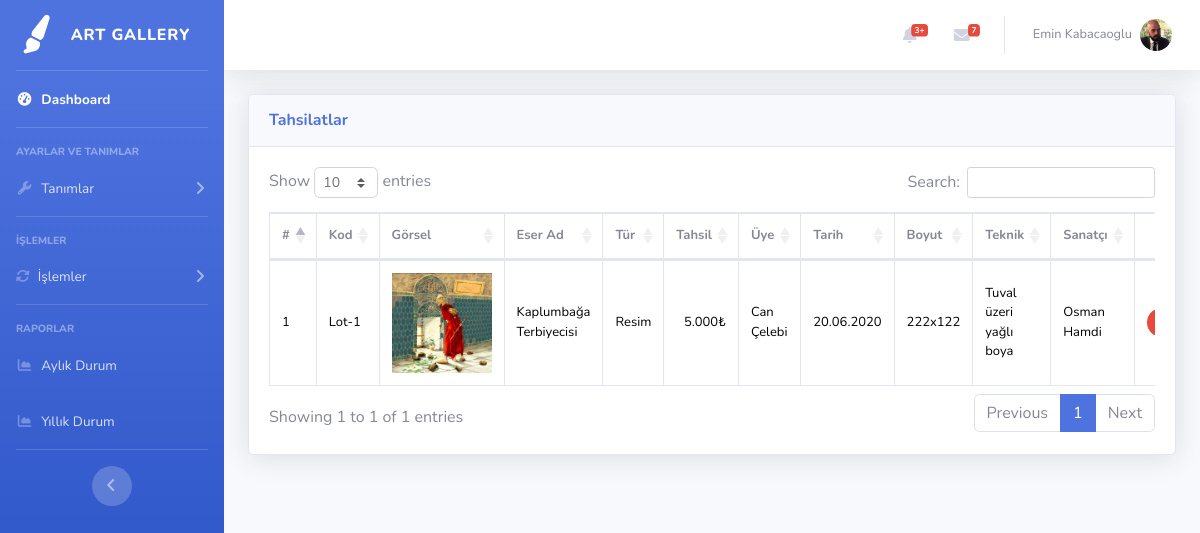
Screenshot of /artgallery/art_payment.php (signed in) with the database file from the repository.
### tables this page shows
CREATE TABLE IF NOT EXISTS `users` (
  `user_id` int NOT NULL AUTO_INCREMENT,
  `user_name` varchar(50) NOT NULL,
  `user_lastname` varchar(50) NOT NULL,
  `user_username` varchar(50) NOT NULL,
  `user_password` varchar(100) NOT NULL,
  `user_photo` varchar(100) NOT NULL,
  `user_status` enum('0','1') NOT NULL DEFAULT '1',
  `user_email` varchar(50) NOT NULL,
  `user_mobile` varchar(50) NOT NULL,
  PRIMARY KEY (`user_id`)
);

CREATE TABLE IF NOT EXISTS `arts` (
  `art_id` int NOT NULL AUTO_INCREMENT,
  `art_no` varchar(50) NOT NULL,
  `art_name` varchar(100) NOT NULL,
  `art_year` varchar(4) NOT NULL,
  `arttype_id` int NOT NULL,
  `art_status` enum('1','2','3') NOT NULL DEFAULT '1',
  `artist_id` int NOT NULL,
  `member_id` int NOT NULL,
  `art_size` varchar(50) NOT NULL,
  `art_detail` varchar(150) NOT NULL,
  `art_file` varchar(50) NOT NULL,
  `instagram_status` enum('0','1') NOT NULL DEFAULT '0',
  `twitter_status` enum('0','1') NOT NULL DEFAULT '0',
  `facebook_status` enum('0','1') NOT NULL DEFAULT '0',
  `record_date` timestamp NOT NULL DEFAULT CURRENT_TIMESTAMP,
  PRIMARY KEY (`art_id`)
);

CREATE TABLE IF NOT EXISTS `art_payment` (
  `payment_id` int NOT NULL AUTO_INCREMENT,
  `art_id` int NOT NULL,
  `member_id` int NOT NULL,
  `payment_price` int NOT NULL,
  `payment_date` datetime NOT NULL DEFAULT CURRENT_TIMESTAMP,
  PRIMARY KEY (`payment_id`)
);

CREATE TABLE IF NOT EXISTS `arttype` (
  `arttype_id` int NOT NULL AUTO_INCREMENT,
  `arttype_name` varchar(50) NOT NULL,
  PRIMARY KEY (`arttype_id`)
);

CREATE TABLE IF NOT EXISTS `members` (
  `member_id` int NOT NULL AUTO_INCREMENT,
  `member_name` varchar(100) NOT NULL,
  `member_lastname` varchar(100) NOT NULL,
  `member_email` varchar(50) NOT NULL,
  `member_mobile` varchar(50) NOT NULL,
  `member_typeID` int NOT NULL,
  `member_address` varchar(250) NOT NULL,
  `member_recorddate` timestamp NOT NULL DEFAULT CURRENT_TIMESTAMP,
  PRIMARY KEY (`member_id`)
);

CREATE TABLE IF NOT EXISTS `artists` (
  `artist_id` int NOT NULL AUTO_INCREMENT,
  `artist_name` varchar(100) NOT NULL,
  `artist_lastname` varchar(100) NOT NULL,
  `artist_email` varchar(100) NOT NULL,
  `artist_mobile` varchar(50) NOT NULL,
  `record_date` timestamp NOT NULL DEFAULT CURRENT_TIMESTAMP,
  PRIMARY KEY (`artist_id`)
);

### artgallery/admin/setconfig.php (called while the page is built, shortened)
<?php
require_once 'admin/class.crud.php';
$db = new crud();
?>

### artgallery/admin/class.crud.php (called while the page is built, shortened)
<?php
    class crud{
        private $db;
        public function __construct(){
            try {
                 $this->db=new PDO('mysql:host=localhost;dbname=artgallery;charset=utf8','root','Baskent@2005@');
            } catch (Exception $e) {
                die("Bağlantı Başarısız: ".$e->getMessage());
            }
        }
        public function qSql($sql,$options=[]) {
            try {
                $stmt=$this->db->prepare($sql);
                $stmt->execute();
                return $stmt;
            } catch (Exception $e) {
                return ['status' => FALSE, 'error' => $e->getMessage()];
            }
        }
    }
?>

### artgallery/art_payment.php (the view, shortened to what this page needs)
<?php require_once 'header.php';
?>
<div class="container-fluid" id="container-fluid">
    <div class="card shadow mb-4">
        <div class="card-header py-3">
            <h6 class="m-0 font-weight-bold text-primary">Tahsilatlar</h6>
        </div>
        <div class="card-body">
            <div class="table-responsive">
                <table class="table table-bordered" id="dataTable" width="100%" cellspacing="0">
                    <thead>
                        <tr>
                            <th>#</th>
                            <th>Kod</th>
                            <th>Görsel</th>
                            <th>Eser Ad</th>
                            <th>Tür</th>
                            <th>Tahsil</th>
                            <th>Üye</th>
                            <th>Tarih</th>
                            <th>Boyut</th>
                            <th>Teknik</th>
                            <th>Sanatçı</th>
                            <th></th>
                        </tr>
                    </thead>
                    <tbody>
                        <?php
                        $sql = $db->qSql("SELECT * FROM arts, artists,arttype,art_payment,members WHERE arts.artist_id=artists.artist_id AND arts.art_id=art_payment.art_id AND arts.arttype_id=arttype.arttype_id AND members.member_id=art_payment.member_id order by arts.art_id ASC");
                        $count = 0;
                        while ($row = $sql->fetch(PDO::FETCH_ASSOC)) {
                            $count++
                        ?>
                            <?php $date = date_create($row["payment_date"]); ?>
                            <tr>
                                <td width="1"><?php echo $count ?></td>
                                <td width="55">Lot-<?php echo $row["art_id"] ?></td>
                                <td width="55"><img src="img/arts/<?php echo $row["art_file"] ?>" alt="" border=3 height=100 width=100></img></td>
                                <td width="150"><?php echo $row["art_name"] ?></td>
                                <td width="30"><?php echo $row["arttype_name"] ?></td>
                                <td width="70" align="right"><?php echo number_format($row["payment_price"], 0, ",", ".") ?>₺</td>
                                <td width="150"><?php echo $row["member_name"] . " " . $row["member_lastname"]  ?></td>
                                <td width="30"><?php echo  date_format($date, 'd.m.Y'); ?></td>
                                <td width="30" align="right"><?php echo $row["art_size"] ?></td>
                                <td width="200"><?php echo $row["art_detail"] ?></td>
                                <td width="190"><?php echo $row["artist_name"] . " " . $row["artist_lastname"]  ?></td>
                                <td  align="center"  width="5"><a id="delete_payment" onclick="deleteConfirm(<?php echo $row['payment_id'] ?>)" href="#" class="btn btn-danger btn-circle btn-sm"><i class="far fa-trash-alt"></i></a></td>
                            </tr>
                        <?php  }  ?>
                    </tbody>
                </table>
            </div>
        </div>
    </div>
</div>
<?php require_once 'footer.php' ?>

### artgallery/header.php (shortened to what this page needs)
<?php
require_once 'admin/setconfig.php';
$id = $_SESSION['user']['userID'];
$sql = $db->qSql("SELECT * FROM users WHERE users.user_id=$id ");
$row = $sql->fetch(PDO::FETCH_ASSOC)
?>
<!DOCTYPE html>
<html lang="en">
<head>
  <link href="vendor/fontawesome-free/css/all.min.css" rel="stylesheet" type="text/css">
  <link href="css/sb-admin-2.min.css" rel="stylesheet">
  <link rel="stylesheet" href="css/select2.min.css" />
  <link href="vendor/datatables/dataTables.bootstrap4.min.css" rel="stylesheet">
  <link rel="stylesheet" href="https://ajax.googleapis.com/ajax/libs/jqueryui/1.12.1/themes/smoothness/jquery-ui.css">
  <link rel="stylesheet" href="css/sweetalert2.min.css">
</head>
<body id="page-top">
  <div id="wrapper">
    <?php require_once 'sidebar.php' ?>
    <div id="content-wrapper" class="d-flex flex-column">
      <div id="content">
        <nav class="navbar navbar-expand navbar-light bg-white topbar mb-4 static-top shadow">
          <ul class="navbar-nav ml-auto">
            <li class="nav-item dropdown no-arrow mx-1">
              <a class="nav-link dropdown-toggle" href="#" id="alertsDropdown" role="button" data-toggle="dropdown" aria-haspopup="true" aria-expanded="false">
                <i class="fas fa-bell fa-fw"></i>
                <span class="badge badge-danger badge-counter">3+</span>
              </a>
            </li>
            <li class="nav-item dropdown no-arrow mx-1">
              <a class="nav-link dropdown-toggle" href="#" id="messagesDropdown" role="button" data-toggle="dropdown" aria-haspopup="true" aria-expanded="false">
                <i class="fas fa-envelope fa-fw"></i>
                <span class="badge badge-danger badge-counter">7</span>
              </a>
            </li>
            <li class="nav-item dropdown no-arrow">
              <a class="nav-link dropdown-toggle" href="#" id="userDropdown" role="button" data-toggle="dropdown" aria-haspopup="true" aria-expanded="false">
                <span class="mr-2 d-none d-lg-inline text-gray-600 small"><?php echo $_SESSION['user']['userName'] . " " . $_SESSION['user']['userLastName'] ?></span>
                <img class="img-profile rounded-circle" src="img/users/<?php if ($row["user_photo"] == null) {
                                                                          echo 'user.png';
                                                                        } else {
                                                                          echo $row["user_photo"];
                                                                        } ?>">
              </a>
            </li>
          </ul>
        </nav>

### artgallery/sidebar.php (shortened to what this page needs)
 <ul class="navbar-nav bg-gradient-primary sidebar sidebar-dark accordion" id="accordionSidebar">
<a class="sidebar-brand d-flex align-items-center justify-content-center" href="index.php">
  <div class="sidebar-brand-icon rotate-n-15">
    <i class="fas fa-paint-brush"></i>
  </div>
  <div class="sidebar-brand-text mx-3">Art Gallery</div>
</a>
<hr class="sidebar-divider my-0">
<li class="nav-item active">
  <a class="nav-link" href="index.php">
    <i class="fas fa-fw fa-tachometer-alt"></i>
    <span>Dashboard</span></a>
</li>
<hr class="sidebar-divider">
<div class="sidebar-heading">
  Ayarlar ve Tanımlar
</div>
<li class="nav-item">
  <a class="nav-link collapsed" href="#" data-toggle="collapse" data-target="#collapseUtilities" aria-expanded="true" aria-controls="collapseUtilities">
    <i class="fas fa-fw fa-wrench"></i>
    <span>Tanımlar</span>
  </a>
</li>
<hr class="sidebar-divider">
<div class="sidebar-heading">
  İşlemler
</div>
<li class="nav-item">
  <a class="nav-link collapsed" href="#" data-toggle="collapse" data-target="#collapsePages" aria-expanded="true" aria-controls="collapsePages">
  <i class="fas fa-sync-alt"></i>
    <span>İşlemler</span>
  </a>
</li>
<hr class="sidebar-divider d-none d-md-block">
<div class="sidebar-heading">
  Raporlar
</div>
<li class="nav-item">
  <a class="nav-link" href="report_monthly.php">
    <i class="fas fa-fw fa-chart-area"></i>
    <span>Aylık Durum</span></a>
</li>
<li class="nav-item">
  <a class="nav-link" href="report_annual.php">
    <i class="fas fa-fw fa-chart-area"></i>
    <span>Yıllık Durum</span></a>
</li>
<hr class="sidebar-divider d-none d-md-block">
<div class="text-center d-none d-md-inline">
  <button class="rounded-circle border-0" id="sidebarToggle"></button>
</div>
</ul>

### artgallery/footer.php (shortened to what this page needs)
    </div>
  </div>
</body>
</html>

### artgallery/art_payment.php (style rules this page uses)
tr { font-size: 13px; }
#dataTable td { color: black; vertical-align: middle }

### rows the page displays
users: user_photo (picture)
arts: art_payment.art_id "1", art_file (picture), art_name "Kaplumbağa Terbiyecisi", arttype.arttype_name "Resim", art_payment.payment_price "5.000", members.member_name "Can", members.member_lastname "Çelebi", art_payment.payment_date "20.06.2020", art_size "222x122", art_detail "Tuval üzeri yağlı boya", artist.artist_name "Osman", artist.artist_lastname "Hamdi"

### other values shown
$_SESSION['user']['userName'] "Emin"
$_SESSION['user']['userLastName'] "Kabacaoglu"
